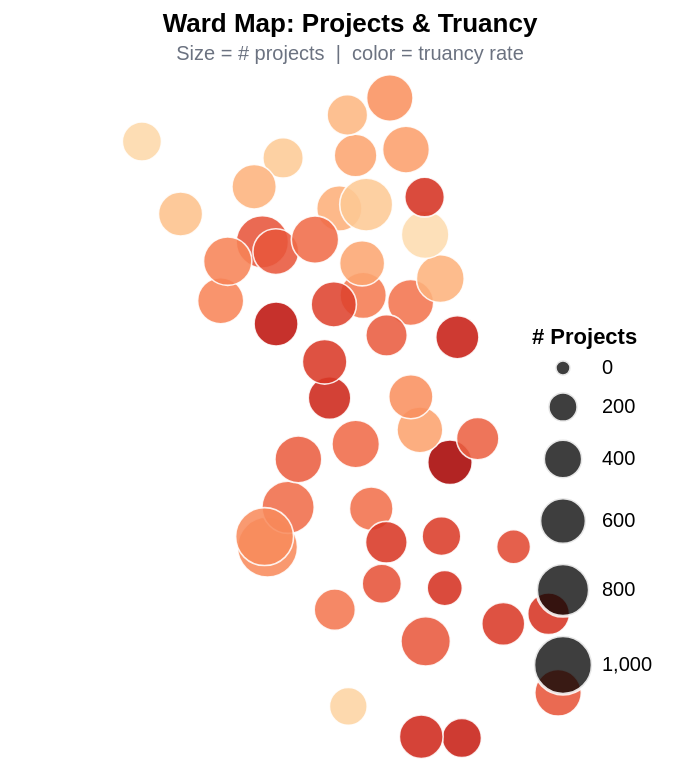

Write notebook code for a chart like this one.
### Code cell
geo = (
    alt.Chart(df)
    .mark_circle(stroke="white", strokeWidth=0.8, opacity=0.87)
    .encode(
        longitude="centroid_lon:Q",
        latitude="centroid_lat:Q",
        size=alt.Size("num_projects:Q", scale=alt.Scale(range=[60, 900]),
                      title="# Projects", legend=alt.Legend(orient="bottom-right")),
        color=alt.Color("avg_truancy:Q", scale=alt.Scale(scheme="orangered"),
                        title="Truancy (%)", legend=None),
        tooltip=[
            alt.Tooltip("ward:O",          title="Ward"),
            alt.Tooltip("num_projects:Q",  title="# Projects",    format=","),
            alt.Tooltip("avg_truancy:Q",   title="Truancy (%)",   format=".1f"),
            alt.Tooltip("avg_grad_rate:Q", title="Grad Rate (%)", format=".1f"),
        ],
    )
    .project(type="mercator")
    .properties(
        width=340, height=320,
        title=alt.TitleParams(
            text="Ward Map: Projects & Truancy",
            subtitle="Size = # projects  |  color = truancy rate",
            fontSize=13, subtitleFontSize=10, subtitleColor=GRAY,
        ),
    )
)

geo

### Figure 1 — Vega-Lite specification as saved in the notebook (floating-point values rounded to 4 significant figures)
{"config": {"view": {"continuousWidth": 300, "continuousHeight": 300}}, "data": {"name": "data-5edbf31f9a4233b59744b791552b85fd"}, "mark": {"type": "circle", "opacity": 0.87, "stroke": "white", "strokeWidth": 0.8}, "encoding": {"color": {"field": "avg_truancy", "legend": null, "scale": {"scheme": "orangered"}, "title": "Truancy (%)", "type": "quantitative"}, "latitude": {"field": "centroid_lat", "type": "quantitative"}, "longitude": {"field": "centroid_lon", "type": "quantitative"}, "size": {"field": "num_projects", "legend": {"orient": "bottom-right"}, "scale": {"range": [60, 900]}, "title": "# Projects", "type": "quantitative"}, "tooltip": [{"field": "ward", "title": "Ward", "type": "ordinal"}, {"field": "num_projects", "format": ",", "title": "# Projects", "type": "quantitative"}, {"field": "avg_truancy", "format": ".1f", "title": "Truancy (%)", "type": "quantitative"}, {"field": "avg_grad_rate", "format": ".1f", "title": "Grad Rate (%)", "type": "quantitative"}]}, "height": 320, "projection": {"type": "mercator"}, "title": {"text": "Ward Map: Projects & Truancy", "fontSize": 13, "subtitle": "Size = # projects  |  color = truancy rate", "subtitleColor": "#6b7280", "subtitleFontSize": 10}, "width": 340, "$schema": "https://vega.github.io/schema/vega-lite/v5.20.1.json", "datasets": {"data-5edbf31f9a4233b59744b791552b85fd": [{"ward": 1, "total_spending": 16340000.0, "num_projects": 605, "avg_project": 27000.0, "median_project": 6874.0, "num_schools": 12, "avg_attendance": 86.9, "avg_truancy": 40.99, "avg_mobility": 10.54, "avg_grad_rate": 77.6, "avg_suspension": 5.4, "centroid_lon": -87.69, "centroid_lat": 41.91}, {"ward": 2, "total_spending": 16130000.0, "num_projects": 596, "avg_project": 27060.0, "median_project": 10970.0, "num_schools": 10, "avg_attendance": 86.9, "avg_truancy": 42.24, "avg_mobility": 7.811, "avg_grad_rate": 90.17, "avg_suspension": 5.4, "centroid_lon": -87.65, "centroid_lat": 41.91}, {"ward": 3, "total_spending": 16240000.0, "num_projects": 549, "avg_project": 29580.0, "median_project": 14720.0, "num_schools": 16, "avg_attendance": 86.9, "avg_truancy": 62.69, "avg_mobility": 26.51, "avg_grad_rate": 78.84, "avg_suspension": 5.4, "centroid_lon": -87.63, "centroid_lat": 41.82}, {"ward": 4, "total_spending": 16310000.0, "num_projects": 493, "avg_project": 33080.0, "median_project": 22270.0, "num_schools": 10, "avg_attendance": 86.9, "avg_truancy": 45.57, "avg_mobility": 11.6, "avg_grad_rate": 84.8, "avg_suspension": 5.4, "centroid_lon": -87.61, "centroid_lat": 41.84}, {"ward": 5, "total_spending": 15690000.0, "num_projects": 287, "avg_project": 54670.0, "median_project": 28890.0, "num_schools": 15, "avg_attendance": 86.9, "avg_truancy": 49.38, "avg_mobility": 11.69, "avg_grad_rate": 87.97, "avg_suspension": 5.4, "centroid_lon": -87.58, "centroid_lat": 41.78}, {"ward": 6, "total_spending": 16350000.0, "num_projects": 315, "avg_project": 51890.0, "median_project": 30820.0, "num_schools": 17, "avg_attendance": 86.9, "avg_truancy": 53.09, "avg_mobility": 29.48, "avg_grad_rate": 23.3, "avg_suspension": 5.4, "centroid_lon": -87.63, "centroid_lat": 41.76}, {"ward": 7, "total_spending": 15770000.0, "num_projects": 475, "avg_project": 33200.0, "median_project": 12250.0, "num_schools": 16, "avg_attendance": 86.9, "avg_truancy": 52.84, "avg_mobility": 18.34, "avg_grad_rate": 58.15, "avg_suspension": 5.4, "centroid_lon": -87.56, "centroid_lat": 41.75}, {"ward": 8, "total_spending": 16350000.0, "num_projects": 508, "avg_project": 32180.0, "median_project": 13910.0, "num_schools": 24, "avg_attendance": 86.9, "avg_truancy": 51.8, "avg_mobility": 24.72, "avg_grad_rate": 74.78, "avg_suspension": 5.4, "centroid_lon": -87.59, "centroid_lat": 41.74}, {"ward": 9, "total_spending": 16360000.0, "num_projects": 412, "avg_project": 39700.0, "median_project": 36180.0, "num_schools": 19, "avg_attendance": 86.9, "avg_truancy": 56.39, "avg_mobility": 17.57, "avg_grad_rate": 81.72, "avg_suspension": 5.4, "centroid_lon": -87.62, "centroid_lat": 41.68}, {"ward": 10, "total_spending": 16270000.0, "num_projects": 608, "avg_project": 26750.0, "median_project": 12960.0, "num_schools": 11, "avg_attendance": 86.9, "avg_truancy": 47.6, "avg_mobility": 10.31, "avg_grad_rate": 82.1, "avg_suspension": 5.4, "centroid_lon": -87.55, "centroid_lat": 41.71}, {"ward": 11, "total_spending": 15850000.0, "num_projects": 589, "avg_project": 26910.0, "median_project": 9094.0, "num_schools": 11, "avg_attendance": 86.9, "avg_truancy": 33.43, "avg_mobility": 8.97, "avg_grad_rate": 91.0, "avg_suspension": 5.4, "centroid_lon": -87.65, "centroid_lat": 41.84}, {"ward": 12, "total_spending": 16300000.0, "num_projects": 638, "avg_project": 25540.0, "median_project": 5992.0, "num_schools": 19, "avg_attendance": 86.9, "avg_truancy": 43.86, "avg_mobility": 13.78, "avg_grad_rate": 79.2, "avg_suspension": 5.4, "centroid_lon": -87.69, "centroid_lat": 41.83}, {"ward": 13, "total_spending": 16380000.0, "num_projects": 1062, "avg_project": 15420.0, "median_project": 3762.0, "num_schools": 3, "avg_attendance": 86.9, "avg_truancy": 38.07, "avg_mobility": 6.433, "avg_grad_rate": null, "avg_suspension": 5.4, "centroid_lon": -87.75, "centroid_lat": 41.78}, {"ward": 14, "total_spending": 16370000.0, "num_projects": 788, "avg_project": 20770.0, "median_project": 7433.0, "num_schools": 19, "avg_attendance": 86.9, "avg_truancy": 43.49, "avg_mobility": 8.106, "avg_grad_rate": 86.81, "avg_suspension": 5.4, "centroid_lon": -87.74, "centroid_lat": 41.8}, {"ward": 15, "total_spending": 15640000.0, "num_projects": 525, "avg_project": 29800.0, "median_project": 11730.0, "num_schools": 27, "avg_attendance": 86.9, "avg_truancy": 42.88, "avg_mobility": 10.24, "avg_grad_rate": 67.3, "avg_suspension": 5.4, "centroid_lon": -87.68, "centroid_lat": 41.8}, {"ward": 16, "total_spending": 16080000.0, "num_projects": 473, "avg_project": 33990.0, "median_project": 18070.0, "num_schools": 13, "avg_attendance": 86.9, "avg_truancy": 52.43, "avg_mobility": 16.79, "avg_grad_rate": 52.7, "avg_suspension": 5.4, "centroid_lon": -87.67, "centroid_lat": 41.78}, {"ward": 17, "total_spending": 16030000.0, "num_projects": 410, "avg_project": 39100.0, "median_project": 24800.0, "num_schools": 13, "avg_attendance": 86.9, "avg_truancy": 47.85, "avg_mobility": 16.65, "avg_grad_rate": 64.83, "avg_suspension": 5.4, "centroid_lon": -87.67, "centroid_lat": 41.76}, {"ward": 18, "total_spending": 16210000.0, "num_projects": 460, "avg_project": 35250.0, "median_project": 32460.0, "num_schools": 15, "avg_attendance": 86.9, "avg_truancy": 41.5, "avg_mobility": 9.262, "avg_grad_rate": 80.5, "avg_suspension": 5.4, "centroid_lon": -87.71, "centroid_lat": 41.75}, {"ward": 19, "total_spending": 16190000.0, "num_projects": 374, "avg_project": 43300.0, "median_project": 42440.0, "num_schools": 8, "avg_attendance": 86.9, "avg_truancy": 20.86, "avg_mobility": 4.583, "avg_grad_rate": 71.6, "avg_suspension": 5.4, "centroid_lon": -87.7, "centroid_lat": 41.7}, {"ward": 20, "total_spending": 16120000.0, "num_projects": 398, "avg_project": 40500.0, "median_project": 26470.0, "num_schools": 19, "avg_attendance": 86.9, "avg_truancy": 51.53, "avg_mobility": 18.32, "avg_grad_rate": 74.5, "avg_suspension": 5.4, "centroid_lon": -87.63, "centroid_lat": 41.79}, {"ward": 21, "total_spending": 16160000.0, "num_projects": 697, "avg_project": 23190.0, "median_project": 9540.0, "num_schools": 23, "avg_attendance": 86.9, "avg_truancy": 46.98, "avg_mobility": 14.41, "avg_grad_rate": 73.05, "avg_suspension": 5.4, "centroid_lon": -87.64, "centroid_lat": 41.73}, {"ward": 22, "total_spending": 15680000.0, "num_projects": 617, "avg_project": 25410.0, "median_project": 11720.0, "num_schools": 10, "avg_attendance": 86.9, "avg_truancy": 46.11, "avg_mobility": 9.08, "avg_grad_rate": 73.3, "avg_suspension": 5.4, "centroid_lon": -87.73, "centroid_lat": 41.83}, {"ward": 23, "total_spending": 16240000.0, "num_projects": 985, "avg_project": 16490.0, "median_project": 4700.0, "num_schools": 7, "avg_attendance": 86.9, "avg_truancy": 37.75, "avg_mobility": 7.083, "avg_grad_rate": 77.3, "avg_suspension": 5.4, "centroid_lon": -87.75, "centroid_lat": 41.79}, {"ward": 24, "total_spending": 15920000.0, "num_projects": 497, "avg_project": 32020.0, "median_project": 10540.0, "num_schools": 25, "avg_attendance": 86.9, "avg_truancy": 55.1, "avg_mobility": 17.14, "avg_grad_rate": 72.28, "avg_suspension": 5.4, "centroid_lon": -87.71, "centroid_lat": 41.86}, {"ward": 25, "total_spending": 16360000.0, "num_projects": 541, "avg_project": 30250.0, "median_project": 12400.0, "num_schools": 20, "avg_attendance": 86.9, "avg_truancy": 36.92, "avg_mobility": 8.364, "avg_grad_rate": 89.0, "avg_suspension": 5.4, "centroid_lon": -87.65, "centroid_lat": 41.86}, {"ward": 26, "total_spending": 15960000.0, "num_projects": 572, "avg_project": 27910.0, "median_project": 12610.0, "num_schools": 16, "avg_attendance": 86.9, "avg_truancy": 50.41, "avg_mobility": 24.73, "avg_grad_rate": 86.57, "avg_suspension": 5.4, "centroid_lon": -87.71, "centroid_lat": 41.91}, {"ward": 27, "total_spending": 16150000.0, "num_projects": 467, "avg_project": 34590.0, "median_project": 18440.0, "num_schools": 21, "avg_attendance": 86.9, "avg_truancy": 46.53, "avg_mobility": 8.294, "avg_grad_rate": 71.22, "avg_suspension": 5.4, "centroid_lon": -87.67, "centroid_lat": 41.89}, {"ward": 28, "total_spending": 15990000.0, "num_projects": 552, "avg_project": 28970.0, "median_project": 6444.0, "num_schools": 24, "avg_attendance": 86.9, "avg_truancy": 51.93, "avg_mobility": 19.59, "avg_grad_rate": 75.1, "avg_suspension": 5.4, "centroid_lon": -87.71, "centroid_lat": 41.88}, {"ward": 29, "total_spending": 16180000.0, "num_projects": 597, "avg_project": 27110.0, "median_project": 14800.0, "num_schools": 5, "avg_attendance": 86.9, "avg_truancy": 39.02, "avg_mobility": 8.9, "avg_grad_rate": null, "avg_suspension": 5.4, "centroid_lon": -87.78, "centroid_lat": 41.91}, {"ward": 30, "total_spending": 16310000.0, "num_projects": 789, "avg_project": 20680.0, "median_project": 7500.0, "num_schools": 6, "avg_attendance": 86.9, "avg_truancy": 47.5, "avg_mobility": 11.15, "avg_grad_rate": 71.9, "avg_suspension": 5.4, "centroid_lon": -87.76, "centroid_lat": 41.94}, {"ward": 31, "total_spending": 15980000.0, "num_projects": 590, "avg_project": 27080.0, "median_project": 8956.0, "num_schools": 11, "avg_attendance": 86.9, "avg_truancy": 47.16, "avg_mobility": 10.48, "avg_grad_rate": 80.9, "avg_suspension": 5.4, "centroid_lon": -87.75, "centroid_lat": 41.93}, {"ward": 32, "total_spending": 16200000.0, "num_projects": 567, "avg_project": 28580.0, "median_project": 17030.0, "num_schools": 9, "avg_attendance": 86.9, "avg_truancy": 32.72, "avg_mobility": 6.675, "avg_grad_rate": 89.4, "avg_suspension": 5.4, "centroid_lon": -87.69, "centroid_lat": 41.93}, {"ward": 33, "total_spending": 16280000.0, "num_projects": 573, "avg_project": 28410.0, "median_project": 12650.0, "num_schools": 13, "avg_attendance": 86.9, "avg_truancy": 30.95, "avg_mobility": 8.633, "avg_grad_rate": 83.8, "avg_suspension": 5.4, "centroid_lon": -87.7, "centroid_lat": 41.96}, {"ward": 34, "total_spending": 15090000.0, "num_projects": 529, "avg_project": 28530.0, "median_project": 14800.0, "num_schools": 18, "avg_attendance": 86.9, "avg_truancy": 54.64, "avg_mobility": 21.12, "avg_grad_rate": 57.25, "avg_suspension": 5.4, "centroid_lon": -87.65, "centroid_lat": 41.68}, {"ward": 35, "total_spending": 15900000.0, "num_projects": 633, "avg_project": 25120.0, "median_project": 6817.0, "num_schools": 13, "avg_attendance": 86.9, "avg_truancy": 43.77, "avg_mobility": 15.72, "avg_grad_rate": 84.13, "avg_suspension": 5.4, "centroid_lon": -87.72, "centroid_lat": 41.94}, {"ward": 36, "total_spending": 16200000.0, "num_projects": 662, "avg_project": 24480.0, "median_project": 10490.0, "num_schools": 10, "avg_attendance": 86.9, "avg_truancy": 39.36, "avg_mobility": 6.12, "avg_grad_rate": 85.9, "avg_suspension": 5.4, "centroid_lon": -87.78, "centroid_lat": 41.93}, {"ward": 37, "total_spending": 15930000.0, "num_projects": 536, "avg_project": 29710.0, "median_project": 13540.0, "num_schools": 30, "avg_attendance": 86.9, "avg_truancy": 58.33, "avg_mobility": 21.93, "avg_grad_rate": 71.8, "avg_suspension": 5.4, "centroid_lon": -87.75, "centroid_lat": 41.9}, {"ward": 38, "total_spending": 16000000.0, "num_projects": 541, "avg_project": 29570.0, "median_project": 23500.0, "num_schools": 6, "avg_attendance": 86.9, "avg_truancy": 26.78, "avg_mobility": 6.85, "avg_grad_rate": null, "avg_suspension": 5.4, "centroid_lon": -87.81, "centroid_lat": 41.95}, {"ward": 39, "total_spending": 16180000.0, "num_projects": 441, "avg_project": 36680.0, "median_project": 26630.0, "num_schools": 8, "avg_attendance": 86.9, "avg_truancy": 23.81, "avg_mobility": 5.943, "avg_grad_rate": 48.4, "avg_suspension": 5.4, "centroid_lon": -87.74, "centroid_lat": 41.98}, {"ward": 40, "total_spending": 15970000.0, "num_projects": 501, "avg_project": 31880.0, "median_project": 13150.0, "num_schools": 7, "avg_attendance": 86.9, "avg_truancy": 33.01, "avg_mobility": 7.3, "avg_grad_rate": 88.43, "avg_suspension": 5.4, "centroid_lon": -87.69, "centroid_lat": 41.98}, {"ward": 41, "total_spending": 16360000.0, "num_projects": 409, "avg_project": 40000.0, "median_project": 36810.0, "num_schools": 6, "avg_attendance": 86.9, "avg_truancy": 19.55, "avg_mobility": 6.575, "avg_grad_rate": null, "avg_suspension": 5.4, "centroid_lon": -87.84, "centroid_lat": 41.99}, {"ward": 42, "total_spending": 15960000.0, "num_projects": 513, "avg_project": 31100.0, "median_project": 18900.0, "num_schools": 4, "avg_attendance": 86.9, "avg_truancy": 56.48, "avg_mobility": 28.23, "avg_grad_rate": 95.3, "avg_suspension": 5.4, "centroid_lon": -87.62, "centroid_lat": 41.89}, {"ward": 43, "total_spending": 15630000.0, "num_projects": 646, "avg_project": 24190.0, "median_project": 10020.0, "num_schools": 6, "avg_attendance": 86.9, "avg_truancy": 30.22, "avg_mobility": 7.425, "avg_grad_rate": 98.4, "avg_suspension": 5.4, "centroid_lon": -87.63, "centroid_lat": 41.92}, {"ward": 44, "total_spending": 16080000.0, "num_projects": 640, "avg_project": 25130.0, "median_project": 9945.0, "num_schools": 5, "avg_attendance": 86.9, "avg_truancy": 18.14, "avg_mobility": 5.32, "avg_grad_rate": null, "avg_suspension": 5.4, "centroid_lon": -87.64, "centroid_lat": 41.94}, {"ward": 45, "total_spending": 16140000.0, "num_projects": 547, "avg_project": 29510.0, "median_project": 12420.0, "num_schools": 12, "avg_attendance": 86.9, "avg_truancy": 30.34, "avg_mobility": 6.64, "avg_grad_rate": 91.05, "avg_suspension": 5.4, "centroid_lon": -87.76, "centroid_lat": 41.97}, {"ward": 46, "total_spending": 16200000.0, "num_projects": 420, "avg_project": 38580.0, "median_project": 13560.0, "num_schools": 5, "avg_attendance": 86.9, "avg_truancy": 53.22, "avg_mobility": 27.26, "avg_grad_rate": 70.0, "avg_suspension": 5.4, "centroid_lon": -87.64, "centroid_lat": 41.96}, {"ward": 47, "total_spending": 16150000.0, "num_projects": 812, "avg_project": 19900.0, "median_project": 6375.0, "num_schools": 11, "avg_attendance": 86.9, "avg_truancy": 24.08, "avg_mobility": 6.782, "avg_grad_rate": 88.5, "avg_suspension": 5.4, "centroid_lon": -87.68, "centroid_lat": 41.96}, {"ward": 48, "total_spending": 15530000.0, "num_projects": 618, "avg_project": 25130.0, "median_project": 9175.0, "num_schools": 7, "avg_attendance": 86.9, "avg_truancy": 34.06, "avg_mobility": 13.13, "avg_grad_rate": 85.4, "avg_suspension": 5.4, "centroid_lon": -87.66, "centroid_lat": 41.99}, {"ward": 49, "total_spending": 16300000.0, "num_projects": 606, "avg_project": 26900.0, "median_project": 12120.0, "num_schools": 7, "avg_attendance": 86.9, "avg_truancy": 36.76, "avg_mobility": 17.34, "avg_grad_rate": 74.45, "avg_suspension": 5.4, "centroid_lon": -87.67, "centroid_lat": 42.01}, {"ward": 50, "total_spending": 15990000.0, "num_projects": 445, "avg_project": 35930.0, "median_project": 29300.0, "num_schools": 8, "avg_attendance": 86.9, "avg_truancy": 29.23, "avg_mobility": 10.54, "avg_grad_rate": 88.2, "avg_suspension": 5.4, "centroid_lon": -87.7, "centroid_lat": 42.0}]}}
